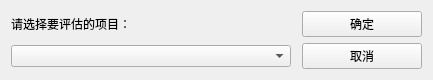
<?xml version="1.0" encoding="UTF-8"?>
<ui version="4.0">
 <class>Form</class>
 <widget class="QWidget" name="Form">
  <property name="geometry">
   <rect>
    <x>0</x>
    <y>0</y>
    <width>433</width>
    <height>72</height>
   </rect>
  </property>
  <property name="sizePolicy">
   <sizepolicy hsizetype="Fixed" vsizetype="Fixed">
    <horstretch>0</horstretch>
    <verstretch>0</verstretch>
   </sizepolicy>
  </property>
  <property name="windowTitle">
   <string>现网项目评估</string>
  </property>
  <layout class="QGridLayout" name="gridLayout">
   <item row="0" column="2">
    <widget class="QPushButton" name="pushButtonOK">
     <property name="text">
      <string>确定</string>
     </property>
    </widget>
   </item>
   <item row="2" column="2">
    <widget class="QPushButton" name="pushButtonCancel">
     <property name="text">
      <string>取消</string>
     </property>
    </widget>
   </item>
   <item row="2" column="0">
    <widget class="QComboBox" name="comboBoxProjectName">
     <property name="minimumSize">
      <size>
       <width>280</width>
       <height>0</height>
      </size>
     </property>
    </widget>
   </item>
   <item row="0" column="0">
    <widget class="QLabel" name="label">
     <property name="minimumSize">
      <size>
       <width>280</width>
       <height>0</height>
      </size>
     </property>
     <property name="text">
      <string>请选择要评估的项目：</string>
     </property>
    </widget>
   </item>
   <item row="2" column="1">
    <spacer name="horizontalSpacer">
     <property name="orientation">
      <enum>Qt::Orientation::Horizontal</enum>
     </property>
     <property name="sizeType">
      <enum>QSizePolicy::Policy::Fixed</enum>
     </property>
     <property name="sizeHint" stdset="0">
      <size>
       <width>5</width>
       <height>20</height>
      </size>
     </property>
    </spacer>
   </item>
  </layout>
 </widget>
 <resources/>
 <connections>
  <connection>
   <sender>pushButtonCancel</sender>
   <signal>clicked()</signal>
   <receiver>Form</receiver>
   <slot>close()</slot>
   <hints>
    <hint type="sourcelabel">
     <x>374</x>
     <y>50</y>
    </hint>
    <hint type="destinationlabel">
     <x>216</x>
     <y>35</y>
    </hint>
   </hints>
  </connection>
  <connection>
   <sender>pushButtonOK</sender>
   <signal>clicked()</signal>
   <receiver>Form</receiver>
   <slot>push_putton_ok_clicked()</slot>
   <hints>
    <hint type="sourcelabel">
     <x>374</x>
     <y>20</y>
    </hint>
    <hint type="destinationlabel">
     <x>216</x>
     <y>35</y>
    </hint>
   </hints>
  </connection>
 </connections>
 <slots>
  <slot>push_putton_ok_clicked()</slot>
 </slots>
</ui>
